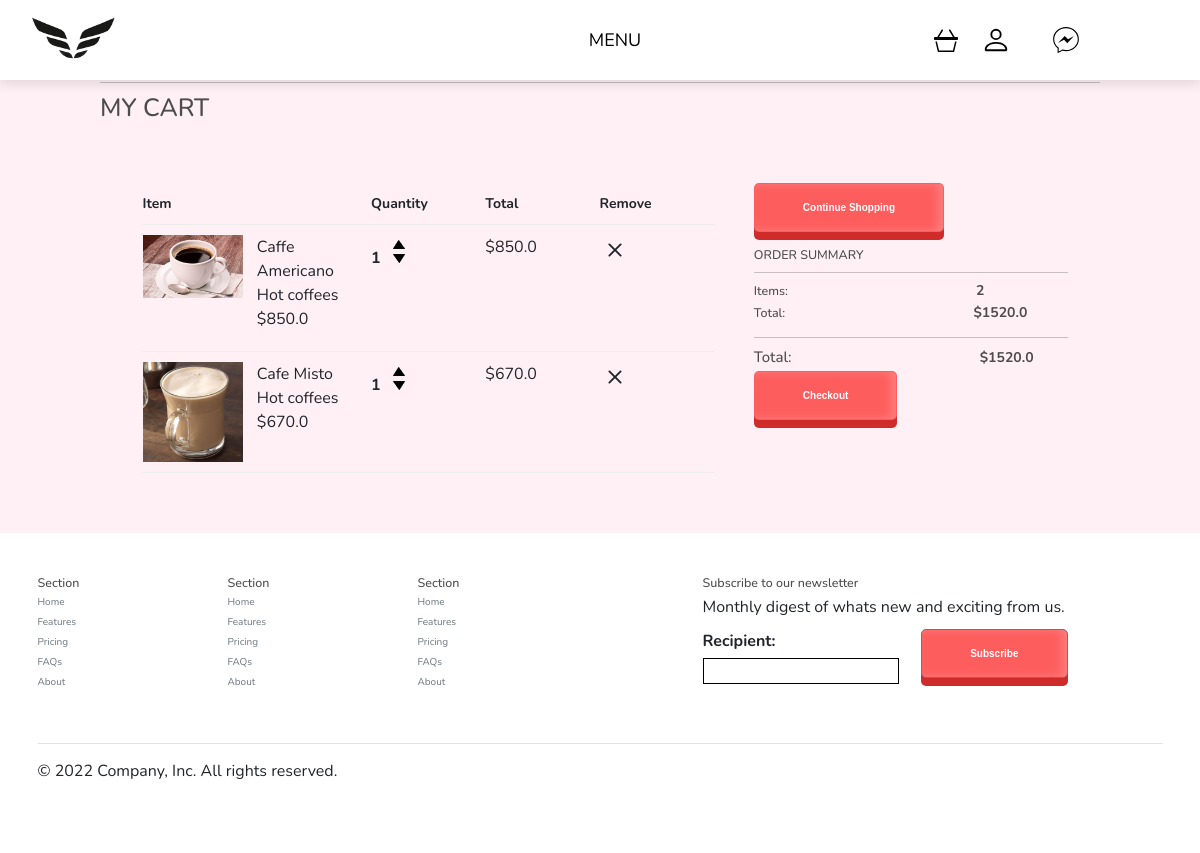
Screenshot of /cart/ (signed in) with the database file from the repository.
### shop/models.py (models this page shows, shortened)
class OrderItem(models.Model):
    product = models.ForeignKey(Product,on_delete=models.SET_NULL,null=True)
    order = models.ForeignKey(Order, on_delete=models.SET_NULL, null=True)
    quantity = models.IntegerField(default=0,null=True,blank=True)
    date_added = models.DateTimeField(auto_now_add=True)
    @property
    def get_total(self):
        total = self.product.price * self.quantity
        return total

class Product(models.Model):
    category = models.ForeignKey(Category,on_delete=models.CASCADE,null=True)
    name = models.CharField(max_length=200, null=True)
    price = models.FloatField()
    image = models.ImageField(null=True,blank=True)
    slug = models.SlugField(max_length=200,unique=True,null=True)
    description = models.TextField(blank=True)
    @property
    def imageURL(self):
        try:
            url = self.image.url
        except:
            url = ''
        return url

class Category(models.Model):
    name = models.CharField(max_length=200, null=True)
    slug = models.SlugField(max_length=200,unique=True)

class Order(models.Model):
    customer = models.ForeignKey(Customer, on_delete=models.SET_NULL, null=True, blank=True)
    date_ordered = models.DateTimeField(auto_now_add=True)
    complete = models.BooleanField(default=False)
    order_id = models.CharField(max_length=100, null=True)
    @property
    def get_cart_total(self):
        orderitems = self.orderitem_set.all()
        total = sum([item.get_total for item in orderitems])
        return total
    @property
    def get_cart_items(self):
        orderitems = self.orderitem_set.all()
        total = sum([item.quantity for item in orderitems])
        return total

### shop/views.py (the view)
# urls.py: path('cart/',views.cart, name="cart"),
def cart(request):
    data = cartData(request)
    order = data['order']
    items = data['items']
    form = sendEmail(request)
    context = {
        'form':form,
        'title': 'Cart',
        'items':items,
        'order': order
    }
    return render(request, 'shop/cart.html', context )

### shop/forms.py
class EmailForm(forms.Form):
    recipient = forms.EmailField()

### shop/utils.py (called while the page is built)
def cartData(request):
    if request.user.is_authenticated:
        customer = request.user.customer
        order, created = Order.objects.get_or_create(customer=customer, complete= False)
        items = order.orderitem_set.all()
        cartItems = order.get_cart_items
    else:
        cookieData = cookieCart(request)
        cartItems = cookieData['cartItems']
        order = cookieData['order']
        items = cookieData['items']
    return {'cartItems':cartItems,'order':order,'items':items}

def sendEmail(request,message = 'Thank you!'):
    form = EmailForm()
    message = message
    if request.method == 'POST':
        form = EmailForm(request.POST)
        if form.is_valid():
            cd = form.cleaned_data
            subject = "Subscribing to our news"
            message = message
            send_mail(subject, message,
                      settings.DEFAULT_FROM_EMAIL, [cd['recipient']])
    else:
          form = EmailForm()
    return form

### shop/templates/shop/cart.html (shortened to what this page needs)
{% extends 'shop/main.html' %}
{% load static %}
{% block content %}
	<div id="main">
		<hr>
		<h1>MY CART</h1>
		<br>
		<div class="row">
			<div class="col-lg-12">
				<div class="box-element">
					<div class="cart-row">
						<div style="flex:2"><strong>Item</strong></div>
						<div style="flex:1"><strong>Quantity</strong></div>
						<div style="flex:1"><strong>Total</strong></div>
						<div style="flex:1"><strong>Remove</strong></div>
					</div>
					{% for item in items %}
					<div class="cart-row">
						<div style="flex:1"><img class="row-image" src="{{item.product.imageURL}}"></div>
						<div style="flex:1; margin-bottom:0%">
							<p style="margin-bottom:0%">{{item.product.name}}</p>
							<p style="margin-bottom:0%">{{item.product.category.name}}</p>
							<p>${{item.product.price}} </p>
						</div>
						<div style="flex:1">
							<p class="quantity">{{item.quantity}}</p>
							<div class="quantity">
								<img  data-product="{{item.product.id}}" data-action="add" class="chg-quantity update-cart" src="{% static  'images/arrow-up.png' %}">
								<img data-product="{{item.product.id}}" data-action="remove"  class="chg-quantity update-cart" src="{% static  'images/arrow-down.png' %}">
							</div>
						</div>
						<div style="flex:1"><p>${{item.get_total}}</p></div>
						<div style="flex:1">
							<svg xmlns="http://www.w3.org/2000/svg" data-product="{{item.product.id}}" data-action="delete" width="30" height="30" fill="currentColor" class="bi bi-x update-cart" viewBox="0 0 16 16">
								<path d="M4.646 4.646a.5.5 0 0 1 .708 0L8 7.293l2.646-2.647a.5.5 0 0 1 .708.708L8.707 8l2.647 2.646a.5.5 0 0 1-.708.708L8 8.707l-2.646 2.647a.5.5 0 0 1-.708-.708L7.293 8 4.646 5.354a.5.5 0 0 1 0-.708z"/>
							</svg>
						</div>
					</div>
					{% endfor %}
				</div>
				<br>
				<div class="box-element1">
					<a class="btn"  href="{% url 'shops:shop' %}">Continue Shopping</a>
					<br>
					<br>
					<h5>ORDER SUMMARY</h5>
					<hr>
					<div >
						<div style="display: flex;">
							<h5 style="margin-right: 60%;">Items:</h5>
							<h5><strong>{{order.get_cart_items}}</strong></h5>
						</div>
						<div style="display: flex;"><h5 style="margin-right: 60%;">Total:</h5><h5><strong>${{order.get_cart_total}}</strong></h5></div>
					</div>
					<hr>
					<div>
						<div style="display: flex;">
							<h4 style="margin-right: 60%;">Total:</h4>
							<h4><strong>${{order.get_cart_total}}</strong></h4>
						</div>
						<a class="btn" href="{% url 'shops:checkout' %}">Checkout</a>
					</div>
				</div>
			</div>
		</div>
	</div>
{% endblock %}

### shop/static/css/main.css (style rules this page uses)
* { font-family: 'Nunito', sans-serif; margin:0; padding:0; box-sizing: border-box; outline: none; border:none; text-decoration: none; transition: .2s linear; }
:root { --red: #e74c3c; --black: #333; --white: #fff; --light-bg: #f5f5f5; --light-color: #666; --border: .1rem solid var(--light-color); --box-shadow: 0 .5rem 1rem rgba(0,0,0,.1); }
#main { float:left; width: 96%; margin-right:-220px; overflow:hidden; display: contents; }
body { background-color: hsl(0, 0%, 98%); }
h1,h2,h3,h4,h5,h6 { color:hsl(0, 0%, 30%); }
.box-element { box-shadow:hsl(0, 0%, 80%) 0 0 16px; background-color: #fff; border-radius: 4px; padding: 10px; }
.col-lg-4, .col-lg-6, .col-lg-8, .col-lg-12 { margin-top: 10px; }
.btn { border-radius: 0; }
.row-image { width: 100px; }
.cart-row { display: flex; align-items: flex-stretch; padding-bottom: 10px; margin-bottom: 10px; border-bottom: 1px solid #ececec; }
.quantity { display: inline-block; font-weight: 700; padding-right:10px; }
.chg-quantity { width: 12px; cursor: pointer; display: block; margin-top: 5px; transition:.1s; }
.row { --bs-gutter-x: 1.5rem; --bs-gutter-y: 0; display: flex; flex-wrap: wrap; margin-top: calc(-1 * var(--bs-gutter-y)); margin-right: calc(-.5 * var(--bs-gutter-x)); margin-left: calc(-.5 * var(--bs-gutter-x)); }
.d-flex p input { border: black 1px solid; }

### shop/templates/shop/cart.html (style rules this page uses)
.col-lg-12 { display: flex; padding: 40px; }
.box-element { width: 75%; box-shadow: none; background-color: lavenderblush; }
.box-element1 { width: 40%; margin-left: 30px; }
#main { height: 700px; padding-top: 50px; }
.btn { display: inline-block; background-color: #fd5d5d; padding: 16px 48px; text-decoration: none; font-family: Helvetica; font-weight: bold; color: #fff; border-radius: 5px; box-shadow: 0 8px 0 #cf2b2b, inset -5px 0 10px rgba(255, 255, 255, 0.2); transition: all 0.3s; }
p { font-size: 16px; }
strong { font-size: 14px; }

### rows the page displays
OrderItem: product.imageURL (picture), product.name "Caffe Americano", product.category.name "Hot coffees", product.price "850.0", quantity "1", get_total "850.0"
OrderItem: product.imageURL (picture), product.name "Cafe Misto", product.category.name "Hot coffees", product.price "670.0", quantity "1", get_total "670.0"
Order: get_cart_items "2", get_cart_total "1520.0"
